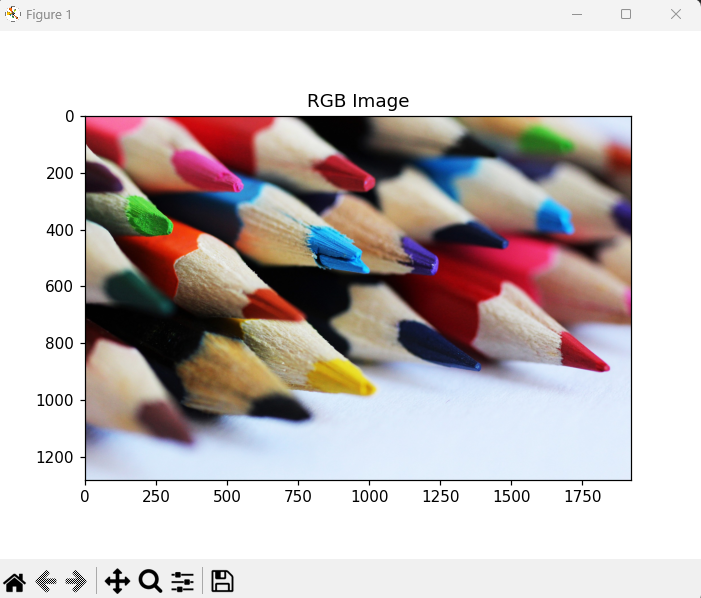
#> input picture Module 2/pencil.png, 701 x 598 px
$ python 'ColorConversions&Cropping.py'
#> lines starting #> are read from the running program, lines starting #| are printed output that depends on the picture
import cv2
import matplotlib.pyplot as plt

image = cv2.imread('pencil.png')
#> image is the input picture: shape (598, 701, 3); mean B, G, R 191.7, 192.2, 200.1

# Convert BGR to RGB
image_rgb = cv2.cvtColor(image, cv2.COLOR_BGR2RGB)
plt.imshow(image_rgb)
plt.title("RGB Image")
plt.show()

# Convert to Grayscale
gray_image = cv2.cvtColor(image, cv2.COLOR_BGR2GRAY)
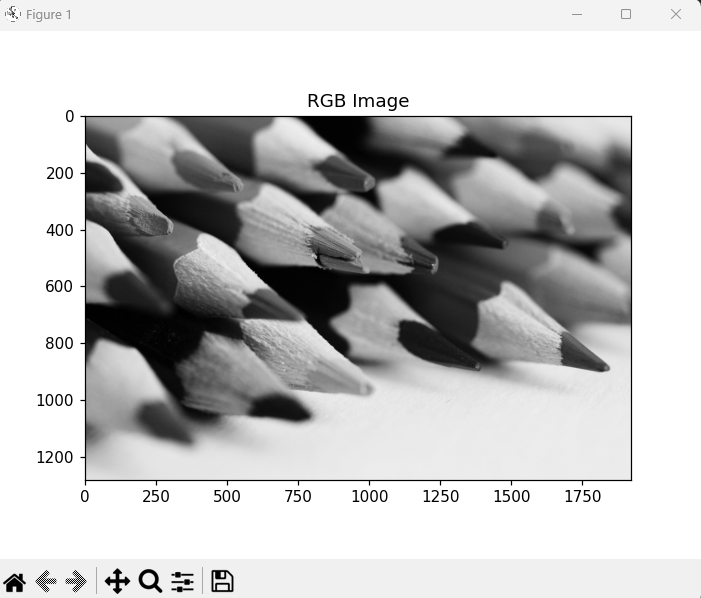
#> gray_image: shape (598, 701); min 0, max 255, mean 194.5
plt.imshow(gray_image, cmap='gray')
plt.title("Grayscale Image")
plt.show()

# Cropping the image
# Assume we know the region we want: rows 100 to 200, columns 200 to 300
cropped_image = image[100:200, 200:300]
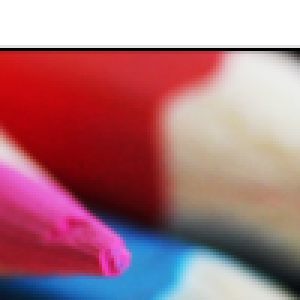
#> cropped_image: shape (100, 100, 3) (shown 3 times larger); mean B, G, R 128.7, 119.3, 172.5
cropped_rgb = cv2.cvtColor(cropped_image, cv2.COLOR_BGR2RGB)
plt.imshow(cropped_rgb)
plt.title("Cropped Region")
plt.show()

$ run again, with Module 2/group.jpg saved as Module 2/pencil.png
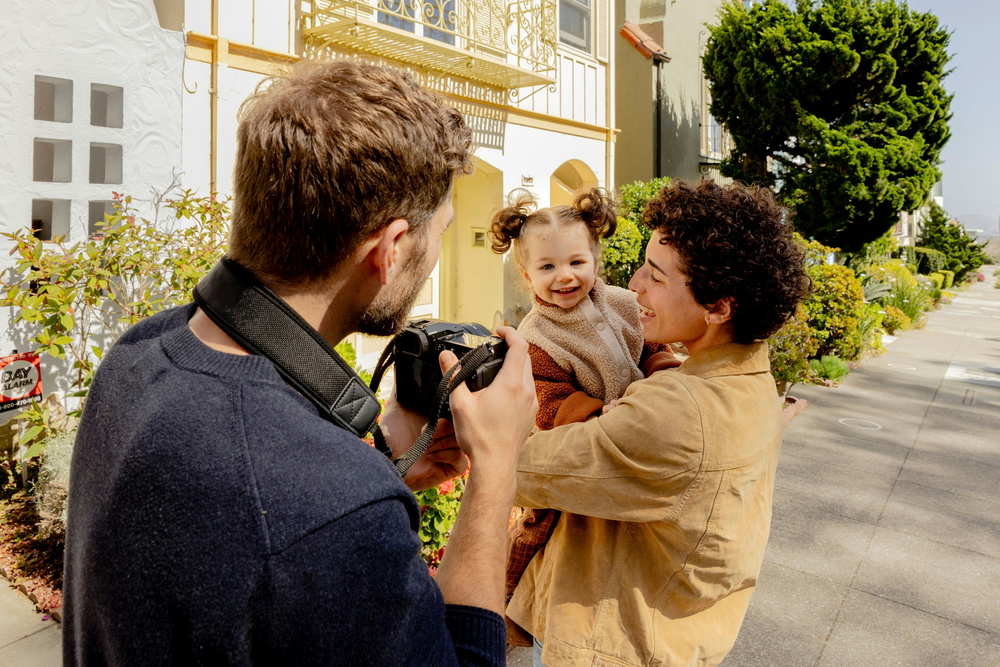
#> input picture Module 2/group.jpg, 1000 x 667 px, shrunk from 3600 x 2401 before the run
#> image is the input picture: shape (667, 1000, 3); mean B, G, R 90.7, 117.6, 134.2
#> `gray_image = cv2.cvtColor(image, cv2.COLOR_BGR2GRAY)`:
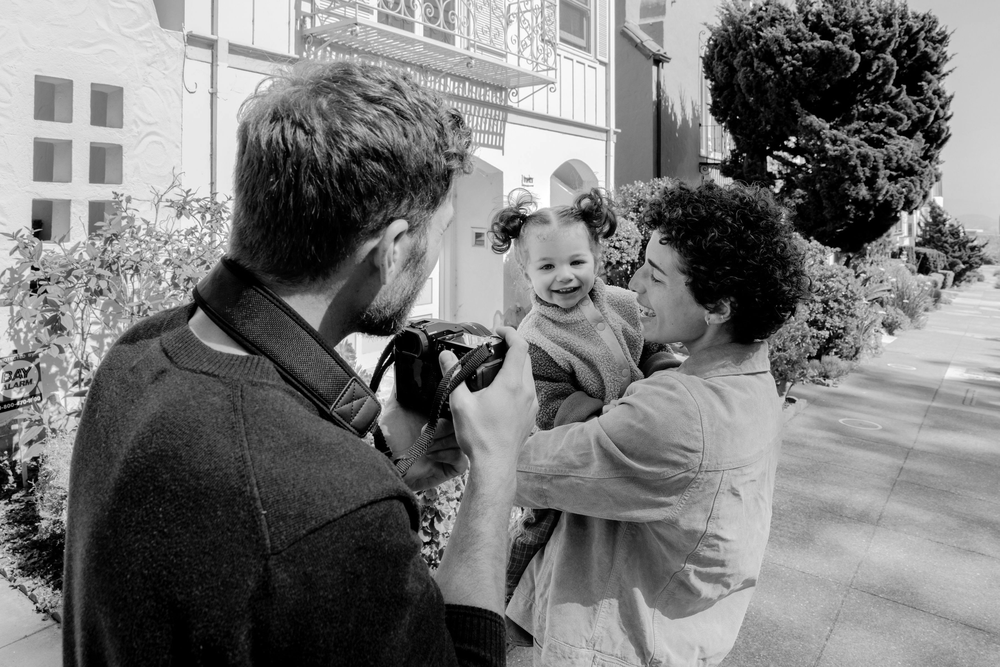
#> gray_image: shape (667, 1000); min 0, max 255, mean 119.5
#> `cropped_image = image[100:200, 200:300]`:
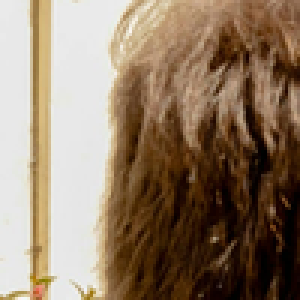
#> cropped_image: shape (100, 100, 3) (shown 3 times larger); mean B, G, R 102.2, 123.5, 144.4
